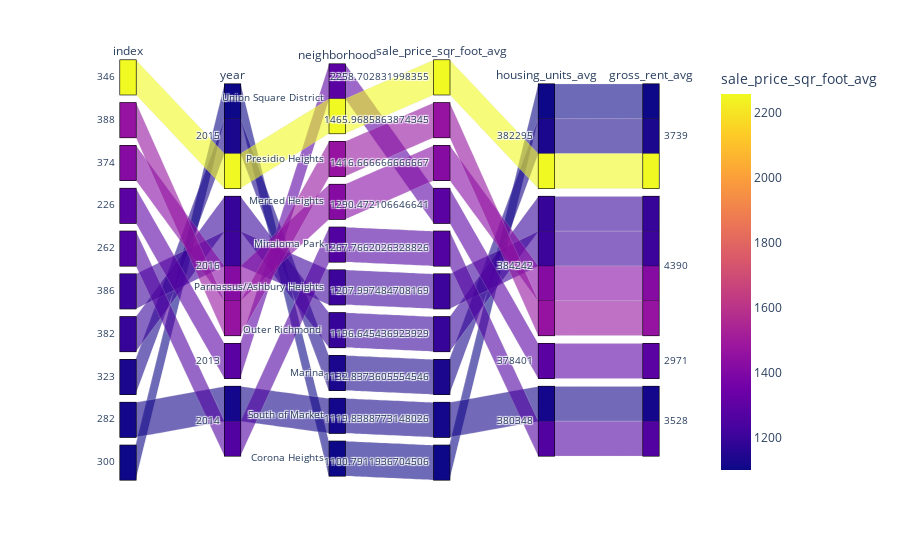

The notebook cell saved with this chart:
### Code cell
parallel_categories()

### Figure 1 — Plotly figure (JSON) as saved in the notebook; plotly's stock layout.template omitted (floating-point values rounded to 4 significant figures)
{"data": [{"dimensions": [{"label": "index", "values": [346, 388, 374, 226, 262, 386, 382, 323, 282, 300]}, {"label": "year", "values": [2015, 2016, 2016, 2013, 2014, 2016, 2016, 2015, 2014, 2015]}, {"label": "neighborhood", "values": ["Union Square District", "Presidio Heights", "Merced Heights", "Union Square District", "Miraloma Park", "Parnassus/Ashbury Heights", "Outer Richmond ", "Marina", "South of Market", "Corona Heights"]}, {"label": "sale_price_sqr_foot_avg", "values": [2259.0, 1466.0, 1417.0, 1290.0, 1268.0, 1208.0, 1197.0, 1133.0, 1120.0, 1101.0]}, {"label": "housing_units_avg", "values": [382295, 384242, 384242, 378401, 380348, 384242, 384242, 382295, 380348, 382295]}, {"label": "gross_rent_avg", "values": [3739, 4390, 4390, 2971, 3528, 4390, 4390, 3739, 3528, 3739]}], "domain": {"x": [0, 1], "y": [0, 1]}, "line": {"color": [2259.0, 1466.0, 1417.0, 1290.0, 1268.0, 1208.0, 1197.0, 1133.0, 1120.0, 1101.0], "coloraxis": "coloraxis"}, "name": "", "type": "parcats"}], "layout": {"autosize": true, "coloraxis": {"colorbar": {"title": {"text": "sale_price_sqr_foot_avg"}}, "colorscale": [[0, "#0d0887"], [0.1111, "#46039f"], [0.2222, "#7201a8"], [0.3333, "#9c179e"], [0.4444, "#bd3786"], [0.5556, "#d8576b"], [0.6667, "#ed7953"], [0.7778, "#fb9f3a"], [0.8889, "#fdca26"], [1, "#f0f921"]]}, "legend": {"tracegroupgap": 0}, "margin": {"t": 60}}}
